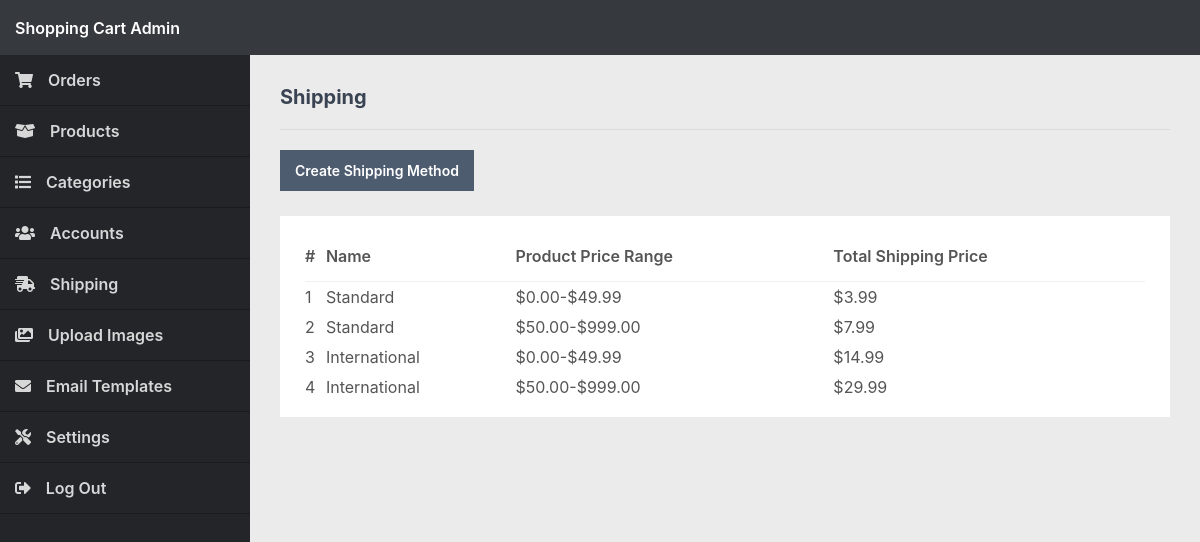
Screenshot of /admin/index.php?page=shipping (signed in) with the database file from the repository.
### tables this page shows
CREATE TABLE IF NOT EXISTS `shipping` (
`id` int(11) NOT NULL,
  `name` varchar(255) NOT NULL,
  `price_from` decimal(7,2) NOT NULL,
  `price_to` decimal(7,2) NOT NULL,
  `price` decimal(7,2) NOT NULL
);

### admin/index.php (called while the page is built, shortened)
<?php
include '../functions.php';
$page = isset($_GET['page']) && file_exists($_GET['page'] . '.php') ? $_GET['page'] : 'orders';
include $page . '.php';
?>

### admin/shipping.php (the view, shortened to what this page needs)
<?php
$stmt = $pdo->prepare('SELECT * FROM shipping');
$stmt->execute();
$shipping = $stmt->fetchAll(PDO::FETCH_ASSOC);
?>
<?=template_admin_header('Shipping')?>
<h2>Shipping</h2>
<div class="links">
    <a href="index.php?page=shipping_process">Create Shipping Method</a>
</div>
<div class="content-block">
    <div class="table">
        <table>
            <thead>
                <tr>
                    <td>#</td>
                    <td>Name</td>
                    <td>Product Price Range</td>
                    <td>Total Shipping Price</td>
                </tr>
            </thead>
            <tbody>
                <?php if (empty($shipping)): ?>
                <tr>
                    <td colspan="8" style="text-align:center;">There are no shipping methods</td>
                </tr>
                <?php else: ?>
                <?php foreach ($shipping as $s): ?>
                <tr class="details" onclick="location.href='index.php?page=shipping_process&id=<?=$s['id']?>'">
                    <td><?=$s['id']?></td>
                    <td><?=$s['name']?></td>
                    <td><?=currency_code?><?=number_format($s['price_from'], 2)?>-<?=currency_code?><?=number_format($s['price_to'], 2)?></td>
                    <td><?=currency_code?><?=number_format($s['price'], 2)?></td>
                </tr>
                <?php endforeach; ?>
                <?php endif; ?>
            </tbody>
        </table>
    </div>
</div>
<?=template_admin_footer()?>

### admin/admin.css (style rules this page uses)
* { box-sizing: border-box; font-family: -apple-system, BlinkMacSystemFont, "segoe ui", roboto, oxygen, ubuntu, cantarell, "fira sans", "droid sans", "helvetica neue", Arial, sans-serif; font-size: 16px; -webkit-font-smoothing: antialiased; -moz-osx-font-smoothing: grayscale; }
html { height: 100%; }
body { position: relative; min-height: 100%; color: #555555; background-color: #ebebec; margin: 0; }
h1, h2, h3, h4, h5 { color: #394352; margin: 0; padding: 0; }
main h2 { font-size: 20px; padding-bottom: 20px; border-bottom: 1px solid #dbdbdd; }
main .content-block { background-color: #fff; margin-top: 25px; padding: 15px; }
main .table { padding: 0 10px; }
main .table table { width: 100%; border-collapse: collapse; }
main .table table thead td { font-weight: 600; padding: 15px 0; }
main .table table thead tr { border-bottom: 1px solid #f0f0f1; }
main .table table tbody td { padding: 5px 0; }
main .table table .details { cursor: pointer; }
main .links { display: flex; flex-flow: wrap; padding-top: 20px; }
main .links a { display: inline-flex; text-decoration: none; background: #4e5c70; color: #FFFFFF; padding: 12px 15px; margin-right: 10px; font-size: 14px; font-weight: 600; }

### rows the page displays
shipping: id "1", name "Standard", price_from "0.00", price_to "49.99", price "3.99"
shipping: id "2", name "Standard", price_from "50.00", price_to "999.00", price "7.99"
shipping: id "3", name "International", price_from "0.00", price_to "49.99", price "14.99"
shipping: id "4", name "International", price_from "50.00", price_to "999.00", price "29.99"
